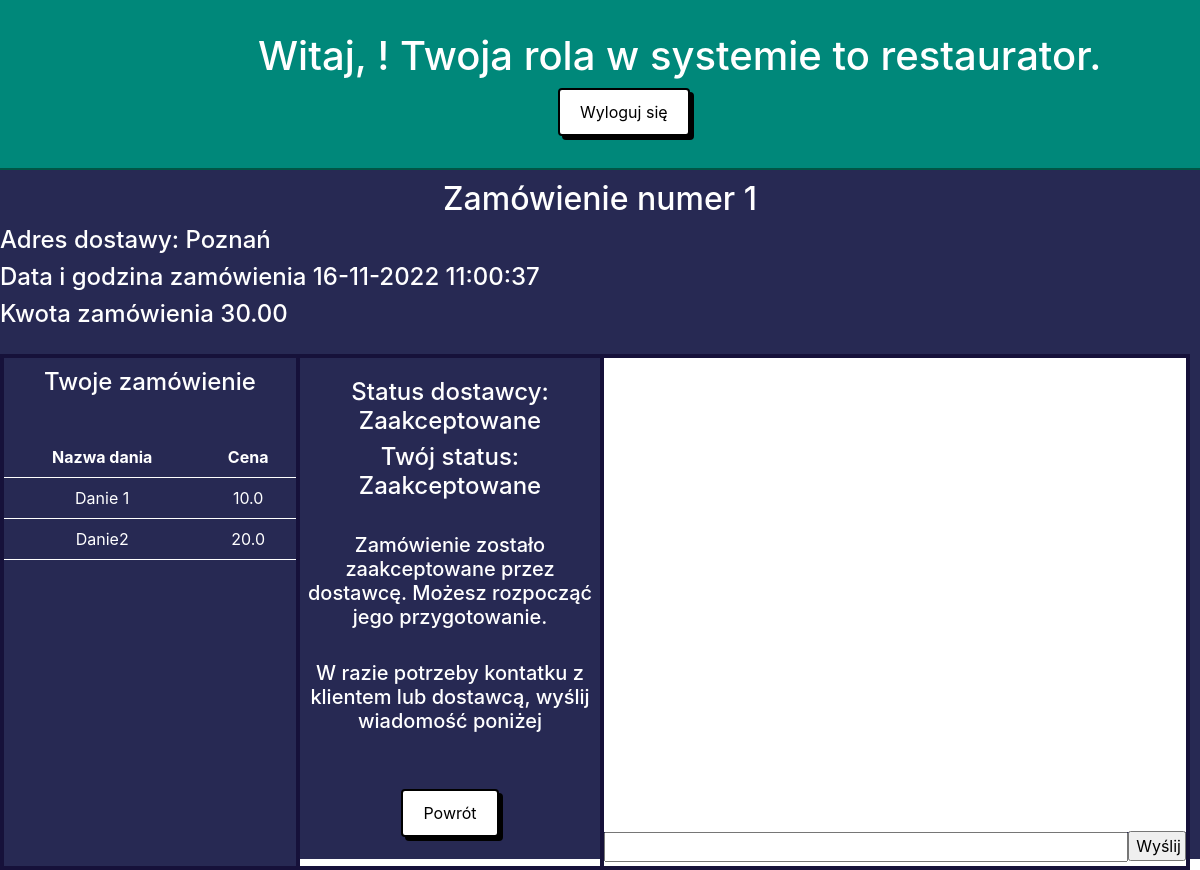
Page /dashboard/order/1/ (signed in) on the committed database.
### app/models.py (models this page shows, shortened)
class CustomUser(AbstractUser):
    USER_ROLE = [
        ('customer', 'klient', ),
        ('restaurant', 'restaurator'),
        ('supplier', 'dostawca'),
    ]
    user_role = models.CharField(max_length=30, choices=USER_ROLE)

class Order(models.Model):
    order_status = models.CharField(max_length=50, choices=ORDER_STATUS, default='awaiting')
    restaurant_acceptance = models.CharField(max_length=30, choices=ACCEPTANCE_DECISION, default='awaiting')
    supplier_acceptance = models.CharField(max_length=30, choices=ACCEPTANCE_DECISION, default='awaiting')
    ordered_user = models.ForeignKey('CustomUser', null=True, related_name="ordered_user", on_delete=models.DO_NOTHING)
    delivery_address = models.CharField(max_length=60, null=True)
    restaurant = models.ForeignKey('Restaurant', null=True, on_delete=models.DO_NOTHING)
    supplier = models.ForeignKey('CustomUser', null=True, related_name='supplier', on_delete=models.DO_NOTHING)
    created_on = models.DateTimeField(auto_now_add=True)
    price = models.DecimalField(max_digits=7, decimal_places=2)
    items = models.ManyToManyField('Dish', related_name='order', blank=True)
    review = models.ForeignKey('Review', null=True, on_delete=models.DO_NOTHING)

class Dish(models.Model):
    name = models.CharField(max_length=50)
    price = models.FloatField(max_length=6)
    description = models.CharField(max_length=100)
    ingredients = models.CharField(max_length=150, null=True)
    alergens = models.CharField(max_length=50)
    restaurant_id = models.ForeignKey('Restaurant', null=True, on_delete=models.DO_NOTHING)

### app/views.py (the view, shortened to what this page needs)
# urls.py: path('dashboard/order/<int:order_id>/', views.displayOrder, name='display_order'),
def displayOrder(request, order_id):
    args = {}
    args['order'] = Order.objects.get(id=order_id)
    order = Order.objects.get(id=order_id)
    if order.review_id != None:
        args['is_reviewed'] = True
    args['messages'] = Message.objects.filter(room=order_id)
    role = request.user.user_role
    if order.review != None:
        args['is_reviewed'] = True
    if role == 'restaurant':
        supplier = order.supplier
        if supplier != None:
            args['supplier_name'] = supplier.username
        customer = CustomUser.objects.get(id=order.ordered_user_id)
        args['customer_name'] = customer.username
        if request.method == 'POST':
            confirmation = request.POST.get('confirmation')
            order.restaurant_acceptance = 'accepted'
            order.save()
            args['order'] = Order.objects.get(id=order_id)
            args['dishes'] = order.items.all()
            return render(request, 'order_details_restaurant.html', args)
        else:
            args['order'] = Order.objects.get(id=order_id)
            args['dishes'] = order.items.all()
            return render(request, 'order_details_restaurant.html', args)

### app/templates/order_details_restaurant.html (shortened to what this page needs)
{% load static %}
<!doctype html>
<html lang="en">
<head>
  <link rel="stylesheet" href="{% static 'css/style.css' %}">
  <link rel="stylesheet" href="https://stackpath.bootstrapcdn.com/bootstrap/4.3.1/css/bootstrap.min.css">
</head>
<body>
<div id="dashboard-header">
    <h1>Witaj, {{ user_name }}! Twoja rola w systemie to {{ user.get_user_role_display }}.</h1>
    <a class="reg-log-button" href="http://127.0.0.1:8000/logout/"><button>Wyloguj się</button></a>
</div>
<div id="main-content">
    <h2>Zamówienie numer {{ order.id }}</h2>
    <div class="details">
  <h4>Adres dostawy: {{ order.delivery_address }}</h4>
  <h4>Data i godzina zamówienia {{ order.created_on|date:'d-m-Y H:i:s' }}</h4>
  <h4>Kwota zamówienia {{ order.price }}</h4>
    </div>
    <div id="awaiting-orders-container">
        <h4 style="text-align: center; padding-top: 10px;">Twoje zamówienie</h4>
        <table class="table-awaiting-orders">
            <tr>
                <th>Nazwa dania</th>
                <th>Cena</th>
            </tr>
            {% for dish in dishes %}
            <tr>
                <td>{{ dish.name }}</td>
                <td>{{ dish.price }}</td>
            </tr>
            {% endfor %}
        </table>
    </div>
    <div id="order-details">
        <h4>Status dostawcy: {{ order.get_supplier_acceptance_display}}</h4>
        <h4>Twój status: {{ order.get_restaurant_acceptance_display}}</h4>
        {% if order.restaurant_acceptance == 'awaiting' %}
            <div id="div-awaiting-confirmation-order">
                <form method="POST">
                {% csrf_token %}
                <a  class="reg-log-button"><button>Zatwierdź zamówienie</button></a>
                </br>
                </br>
                </form>
            <a class="reg-log-button" href="/dashboard/"><button>Powrót</button></a>
            </div>
        {% elif order.restaurant_acceptance == 'accepted' and order.supplier_acceptance == 'accepted' %}
            <h5>Zamówienie zostało zaakceptowane przez dostawcę. Możesz rozpocząć jego przygotowanie.</h5>
            <h5>W razie potrzeby kontatku z klientem lub dostawcą, wyślij wiadomość poniżej</h5>
            <a class="reg-log-button" href="/dashboard/"><button>Powrót</button></a>
        {% endif %}
    </div>
  {% if order.restaurant_acceptance != 'accepted' %}
      <div id="chat-container">
        <div id="chat-output"><h2 style="text-align: center">Czat będzie dostępny po zatwierdzeniu przez Ciebie zamówienia</h2></div>
    </div>
    {% else %}
<div id="chat-container">
            <div id="chat-output"></div>
            {% if is_reviewed != True %}
              <input id="chat-input" type="text" size="50"><br>
              <input id="chat-submit" type="button" value="Wyślij">
            {% endif %}
        </div>
</div>
{% endif %}
</body>
</html>

### app/static/css/style.css (style rules this page uses)
body { margin: 0; padding: 0; color: white; background-color: #272953; }
.reg-log-button > button { border: 2px solid black; background-color: #FFFFFF; box-shadow: 4px 4px black; padding-left: 20px; padding-right: 20px; padding-top: 10px; padding-bottom: 10px; border-radius: 4px; }
#dashboard-header { padding-left: 21.5vw; padding-top: 4vh; padding-bottom: 4vh; background-color: #00887A; border-bottom: 2px solid #005546; color: white; }
#dashboard-header > h1 { float: left; }
#dashboard-header > .reg-log-button { margin-left: 300px; }
td, th { border-bottom: 2px solid white; padding: 0.5rem; }
td, th { border-bottom: 2px solid #16113A; padding: 0.5rem; }
.table-awaiting-orders { table-layout: auto; margin-top: 40px; width: 100%; margin-left: auto; margin-right: auto; text-align: center; }
td, th { border-bottom: 1px solid white; padding: 0.5rem; }
#chat-container { display: inline-block; width: 50%; }
#main-content { background-color: #272953; color: white; height: 86.1vh; }
#main-content > .details { padding-bottom: 17px; }
#main-content > h2 { padding-top: 10px; text-align: center; }
#awaiting-orders-container { width: 25vw; float: left; background-color: #272953; padding-bottom: 20px; border: 4px solid #16113A; height: 75%; overflow-x: auto; }
#chat-container { float: left; width: 49.2vw; padding-bottom: 20px; border: 4px solid #16113A; height: 75%; }
#chat-container > #chat-output { background-color: #FFFFFF; width: 100%; height: 97%; }
#chat-input { float: left; width:90%; }
#chat-submit { float: left; width: 10%; margin-top: -25px; }
#chat-output { color: #272953; overflow-x: auto; padding-top: 15px; padding-left: 15px; }
#order-details { padding-top: 20px; float: left; width: 25%; text-align: center; border-top: 4px solid #16113A; border-bottom: 4px solid #16113A; height: 75%; }
a > button { cursor: pointer; }

### rows in the picture
CustomUser: user_role "restaurator"
Order: id "1", delivery_address "Poznań", created_on "16-11-2022 11:00:37", price "30.00", supplier_acceptance "Zaakceptowane", restaurant_acceptance "Zaakceptowane"
Dish: name "Danie 1", price "10.0"
Dish: name "Danie2", price "20.0"
